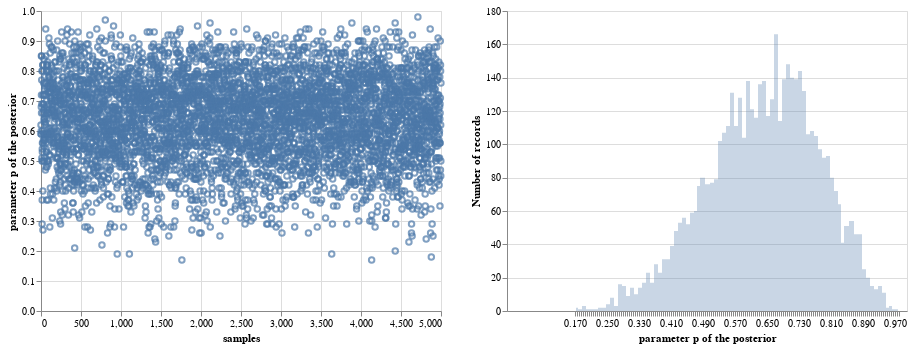

The cell this chart's notebook holds for it:
### Code cell
plot_1 = alt.Chart(samples)\
   .mark_point()\
   .encode(
        x=alt.X('index', title='samples'),
        y=alt.Y('prob', title='parameter p of the posterior')
          )

plot_2 = alt.Chart(samples).mark_area(
    opacity=0.3,
    interpolate='step'
).encode(
    alt.X('prob:Q', bin=alt.Bin(maxbins=200),scale=alt.Scale(domain=(0, 1)), title='parameter p of the posterior'),
    alt.Y('count()', stack=None, title='Number of records')
)

alt.hconcat(plot_1, plot_2)

### Figure 1 — Vega-Lite specification as saved in the notebook (floating-point values rounded to 4 significant figures; data arrays with more than 128 entries replaced by an {"elided": "..."} marker saying what was removed)
{"config": {"view": {"continuousWidth": 400, "continuousHeight": 300}}, "hconcat": [{"mark": "point", "encoding": {"x": {"type": "quantitative", "field": "index", "title": "samples"}, "y": {"type": "quantitative", "field": "prob", "title": "parameter p of the posterior"}}}, {"mark": {"type": "area", "interpolate": "step", "opacity": 0.3}, "encoding": {"x": {"type": "quantitative", "bin": {"maxbins": 200}, "field": "prob", "scale": {"domain": [0, 1]}, "title": "parameter p of the posterior"}, "y": {"type": "quantitative", "aggregate": "count", "stack": null, "title": "Number of records"}}}], "data": {"name": "data-b120d531baf1a508e77934926b9b6127"}, "$schema": "https://vega.github.io/schema/vega-lite/v4.8.1.json", "datasets": {"data-b120d531baf1a508e77934926b9b6127": {"elided": "5000 records"}}}
